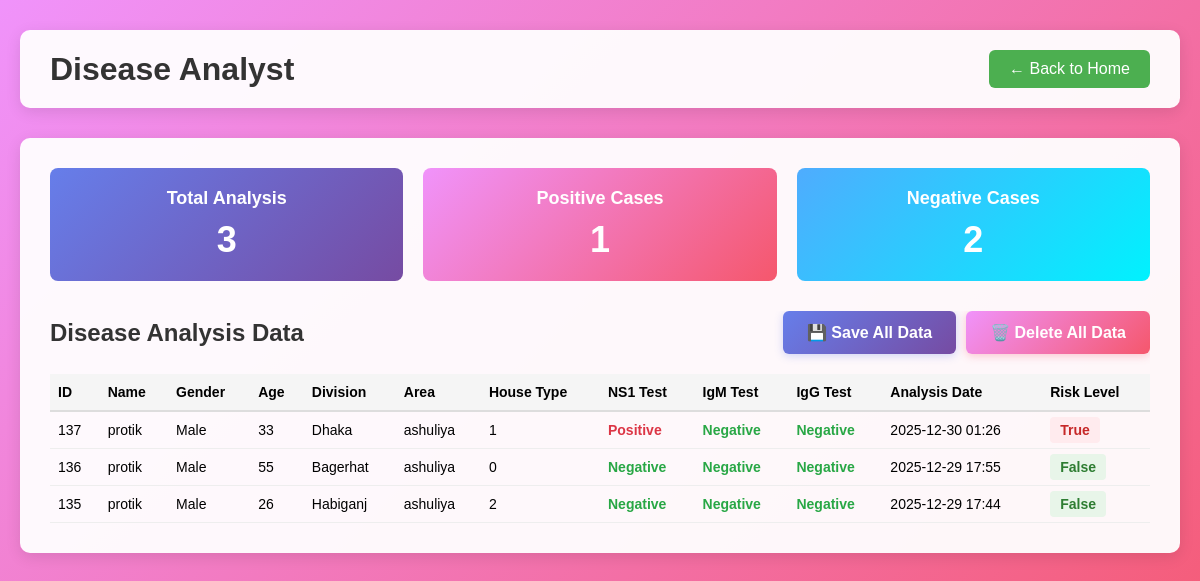
Page /disease-analyst/ on the earlier database version.
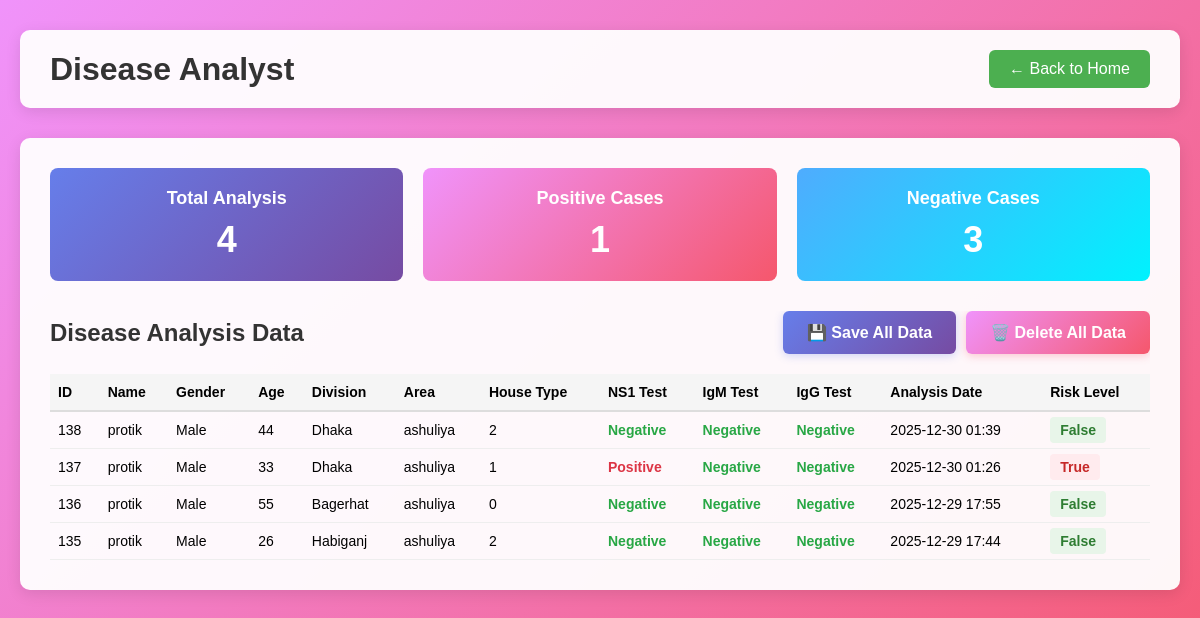
Same page on the later database version.
### analyzer/models.py (models this page shows, shortened)
class AnalysisResult(models.Model):
    name = models.CharField(max_length=255, blank=True, null=True)
    gender = models.CharField(max_length=10, default='Male')
    age = models.IntegerField(default=0)
    division = models.CharField(max_length=100, default='Dhaka')
    area = models.CharField(max_length=255, default='-')
    house_type = models.IntegerField(default=0)
    ns1 = models.BooleanField(default=False)
    igm = models.BooleanField(default=False)
    igg = models.BooleanField(default=False)
    created_at = models.DateTimeField(auto_now_add=True)

### analyzer/views.py (the view)
# urls.py: path('disease-analyst/', views.disease_analyst, name='disease_analyst'),
def disease_analyst(request):
    results = AnalysisResult.objects.all().order_by('-created_at')
    from django.db.models import Q
    positive_cases = results.filter(Q(ns1=True) | Q(igm=True) | Q(igg=True))
    total_count = results.count()
    positive_count = positive_cases.count()
    negative_count = total_count - positive_count
    data = {
        'results': results,
        'total_count': total_count,
        'positive_cases': positive_cases,
        'positive_count': positive_count,
        'negative_count': negative_count
    }
    return render(request, 'analyzer/disease_analyst.html', data)

### analyzer/templates/analyzer/disease_analyst.html (shortened to what this page needs)
{% load static %}
<!DOCTYPE html>
<html>
<head>
    <link rel="stylesheet" type="text/css" href="{% static 'analyzer/css/style.css' %}">
</head>
<body>
    <div class="page-container">
        <div class="page-header">
            <h1>Disease Analyst</h1>
            <a href="{% url 'home' %}" class="back-btn">← Back to Home</a>
        </div>
        <div class="data-section">
            <div class="stats-box">
                <div class="stat-item">
                    <h3>Total Analysis</h3>
                    <p class="stat-number">{{ total_count }}</p>
                </div>
                <div class="stat-item stat-positive">
                    <h3>Positive Cases</h3>
                    <p class="stat-number">{{ positive_count }}</p>
                </div>
                <div class="stat-item stat-negative">
                    <h3>Negative Cases</h3>
                    <p class="stat-number">{{ negative_count }}</p>
                </div>
            </div>
            <div class="table-container">
                <div style="display: flex; justify-content: space-between; align-items: center; margin-bottom: 20px;">
                    <h2 style="margin: 0;">Disease Analysis Data</h2>
                    <div style="display: flex; gap: 10px;">
                        <button onclick="saveAllData()" class="save-btn">💾 Save All Data</button>
                        <button onclick="deleteAllData()" class="delete-btn">🗑️ Delete All Data</button>
                    </div>
                </div>
                <table class="data-table">
                    <thead>
                        <tr>
                            <th>ID</th>
                            <th>Name</th>
                            <th>Gender</th>
                            <th>Age</th>
                            <th>Division</th>
                            <th>Area</th>
                            <th>House Type</th>
                            <th>NS1 Test</th>
                            <th>IgM Test</th>
                            <th>IgG Test</th>
                            <th>Analysis Date</th>
                            <th>Risk Level</th>
                        </tr>
                    </thead>
                    <tbody>
                        {% for result in results %}
                        <tr>
                            <td>{{ result.id }}</td>
                            <td>{{ result.name|default:"-" }}</td>
                            <td>{{ result.gender }}</td>
                            <td>{{ result.age }}</td>
                            <td>{{ result.division }}</td>
                            <td>{{ result.area }}</td>
                            <td>{{ result.house_type }}</td>
                            <td class="{% if result.ns1 %}positive{% else %}negative{% endif %}">
                                {{ result.ns1|yesno:"Positive,Negative" }}
                            </td>
                            <td class="{% if result.igm %}positive{% else %}negative{% endif %}">
                                {{ result.igm|yesno:"Positive,Negative" }}
                            </td>
                            <td class="{% if result.igg %}positive{% else %}negative{% endif %}">
                                {{ result.igg|yesno:"Positive,Negative" }}
                            </td>
                            <td>{{ result.created_at|date:"Y-m-d H:i" }}</td>
                            <td>
                                {% if result.ns1 or result.igm or result.igg %}
                                    <span class="risk-true">True</span>
                                {% else %}
                                    <span class="risk-false">False</span>
                                {% endif %}
                            </td>
                        </tr>
                        {% empty %}
                        <tr>
                            <td colspan="12" class="no-data">No analysis data available</td>
                        </tr>
                        {% endfor %}
                    </tbody>
                </table>
            </div>
        </div>
    </div>
</body>
</html>

Differences in the rows shown:
added AnalysisResult: id "138", name "protik", gender "Male", age "44", division "Dhaka", area "ashuliya", house_type "2", ns1 "Negative", igm "Negative", igg "Negative", created_at "2025-12-30 01:39", shows "False"
Other differences:
{{ total_count }}: "3" → "4"
{{ negative_count }}: "2" → "3"
